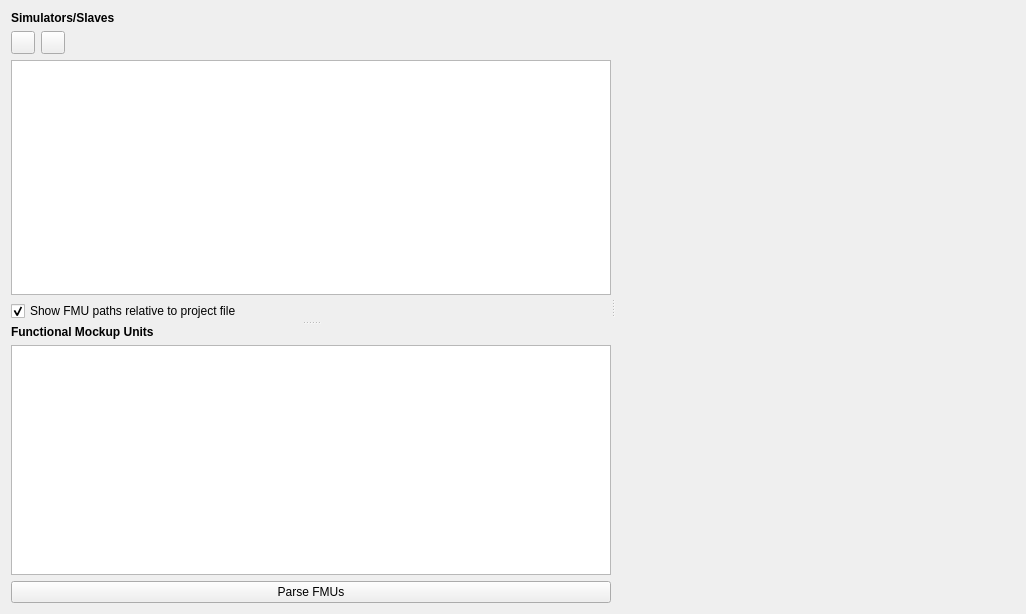
<?xml version="1.0" encoding="UTF-8"?>
<ui version="4.0">
 <class>MSIMViewSlaves</class>
 <widget class="QWidget" name="MSIMViewSlaves">
  <property name="geometry">
   <rect>
    <x>0</x>
    <y>0</y>
    <width>1026</width>
    <height>614</height>
   </rect>
  </property>
  <property name="windowTitle">
   <string>Form</string>
  </property>
  <layout class="QVBoxLayout" name="verticalLayout_2">
   <item>
    <widget class="QSplitter" name="splitter_2">
     <property name="orientation">
      <enum>Qt::Horizontal</enum>
     </property>
     <widget class="QSplitter" name="splitter">
      <property name="orientation">
       <enum>Qt::Vertical</enum>
      </property>
      <widget class="QWidget" name="layoutWidget">
       <layout class="QGridLayout" name="gridLayout_2">
        <item row="1" column="0">
         <widget class="QToolButton" name="toolButtonAddSlave">
          <property name="icon">
           <iconset resource="../resources/MasterSimulator.qrc">
            <normaloff>:/gfx/actions/24x24/plus.png</normaloff>:/gfx/actions/24x24/plus.png</iconset>
          </property>
          <property name="iconSize">
           <size>
            <width>16</width>
            <height>16</height>
           </size>
          </property>
         </widget>
        </item>
        <item row="1" column="2">
         <spacer name="horizontalSpacer_2">
          <property name="orientation">
           <enum>Qt::Horizontal</enum>
          </property>
          <property name="sizeHint" stdset="0">
           <size>
            <width>221</width>
            <height>20</height>
           </size>
          </property>
         </spacer>
        </item>
        <item row="1" column="1">
         <widget class="QToolButton" name="toolButtonRemoveSlave">
          <property name="icon">
           <iconset resource="../resources/MasterSimulator.qrc">
            <normaloff>:/gfx/actions/24x24/minus.png</normaloff>:/gfx/actions/24x24/minus.png</iconset>
          </property>
          <property name="iconSize">
           <size>
            <width>16</width>
            <height>16</height>
           </size>
          </property>
          <property name="shortcut">
           <string>Del</string>
          </property>
         </widget>
        </item>
        <item row="2" column="0" colspan="3">
         <widget class="QTableWidget" name="tableWidgetSlaves">
          <property name="minimumSize">
           <size>
            <width>600</width>
            <height>0</height>
           </size>
          </property>
          <property name="dragDropMode">
           <enum>QAbstractItemView::DropOnly</enum>
          </property>
          <property name="alternatingRowColors">
           <bool>true</bool>
          </property>
          <property name="selectionMode">
           <enum>QAbstractItemView::SingleSelection</enum>
          </property>
          <property name="selectionBehavior">
           <enum>QAbstractItemView::SelectRows</enum>
          </property>
         </widget>
        </item>
        <item row="0" column="0" colspan="3">
         <widget class="QLabel" name="label_2">
          <property name="font">
           <font>
            <weight>75</weight>
            <bold>true</bold>
           </font>
          </property>
          <property name="text">
           <string>Simulators/Slaves</string>
          </property>
         </widget>
        </item>
        <item row="3" column="0" colspan="3">
         <widget class="QCheckBox" name="checkBoxRelativeFMUPaths">
          <property name="text">
           <string>Show FMU paths relative to project file</string>
          </property>
          <property name="checked">
           <bool>true</bool>
          </property>
         </widget>
        </item>
       </layout>
      </widget>
      <widget class="QWidget" name="layoutWidget">
       <layout class="QVBoxLayout" name="verticalLayout">
        <item>
         <widget class="QLabel" name="label">
          <property name="font">
           <font>
            <weight>75</weight>
            <bold>true</bold>
           </font>
          </property>
          <property name="text">
           <string>Functional Mockup Units</string>
          </property>
         </widget>
        </item>
        <item>
         <widget class="QTableWidget" name="tableWidgetFMUs">
          <property name="alternatingRowColors">
           <bool>true</bool>
          </property>
          <property name="selectionMode">
           <enum>QAbstractItemView::SingleSelection</enum>
          </property>
          <property name="selectionBehavior">
           <enum>QAbstractItemView::SelectRows</enum>
          </property>
         </widget>
        </item>
        <item>
         <widget class="QPushButton" name="pushButtonParseFMUs">
          <property name="text">
           <string>Parse FMUs</string>
          </property>
         </widget>
        </item>
       </layout>
      </widget>
     </widget>
     <widget class="BLOCKMOD::ZoomMeshGraphicsView" name="blockModWidget" native="true">
      <property name="sizePolicy">
       <sizepolicy hsizetype="Expanding" vsizetype="Expanding">
        <horstretch>1</horstretch>
        <verstretch>0</verstretch>
       </sizepolicy>
      </property>
      <property name="minimumSize">
       <size>
        <width>400</width>
        <height>400</height>
       </size>
      </property>
     </widget>
    </widget>
   </item>
  </layout>
 </widget>
 <customwidgets>
  <customwidget>
   <class>BLOCKMOD::ZoomMeshGraphicsView</class>
   <extends>QWidget</extends>
   <header location="global">BM_ZoomMeshGraphicsView.h</header>
   <container>1</container>
  </customwidget>
 </customwidgets>
 <resources>
  <include location="../resources/MasterSimulator.qrc"/>
 </resources>
 <connections/>
</ui>
